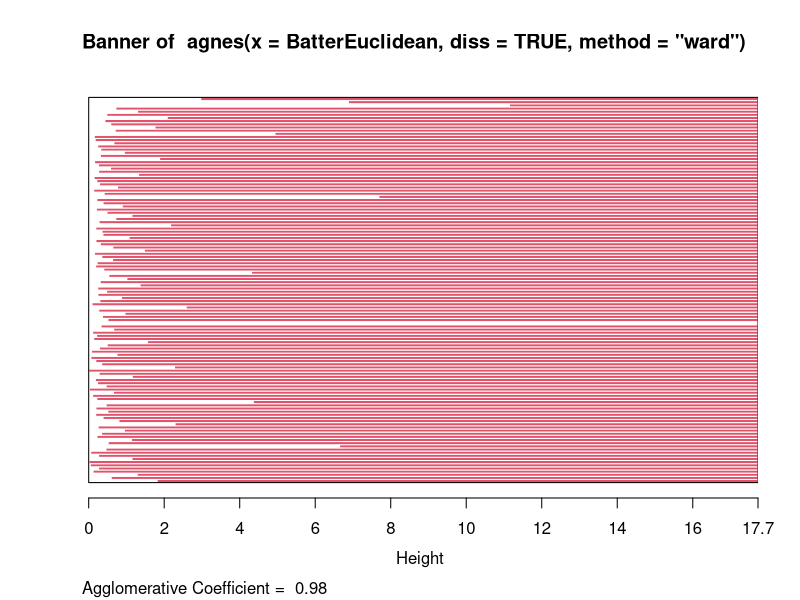
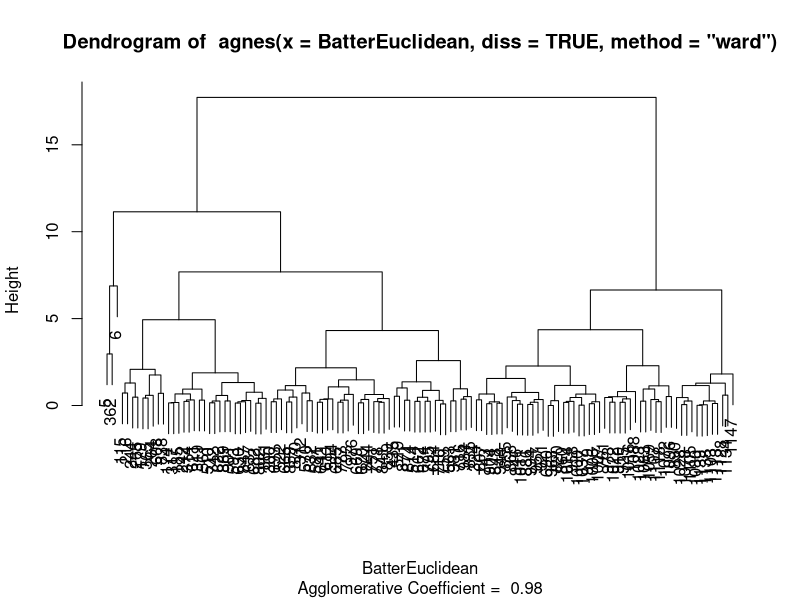

Here is the R script that generated these plots, in order: (Note: this script raises an error after producing the figures.)
##Clear working directory
rm(list=ls())



##Load libraries 
library(ggplot2)
library(readxl)
library(cluster)
library(forecast)


##Load data on 2022 free agent batters 
FreeAgentBatters <- read.csv("2022 Free Agent Batters Careers.csv")


##Load data on 2022 batting stats at the team level
TeamBatting <- read.csv("2022 Team Batting.csv")




############### Data Management on Batting Data Sets ###############
############### Data Management on Batting Data Sets ###############
############### Data Management on Batting Data Sets ###############



##Removing % symbol and converting observations from character to numeric
TeamBatting <- as.data.frame(lapply(TeamBatting, 
                                    function(y) gsub("%", "", y)))

TeamBatting[,-1] <- lapply(TeamBatting[,-1], 
                           function(x) as.numeric(as.character(x)))


##Creating subset of the bottom teams in league when it comes to 
##three stats that indicate power; Home Runs hit, Slugging percentage, and
##HR-Flyball percentage. 
HRSort <- TeamBatting[order(TeamBatting$HR),]
LowHR <- head(HRSort,10)

SLGSort <- TeamBatting[order(TeamBatting$SLG),]
LowSLG <- head(SLGSort,10)

HRFBSort <- TeamBatting[order(TeamBatting$HR.FB),]
LowHRFB <- head(SLGSort,10)



##Creating subset of teams that exist in all three subsets 
LowPowerTeams <- LowHR[LowHR$Team %in% c(LowSLG$Team), ]
LowPowerTeams <- LowPowerTeams[LowPowerTeams$Team %in% c(LowHRFB$Team), ]


##Creating subset of the bottom teams in league when it comes to 
##small ball; walk rate, on base percentage, and total steals
BBSort <- TeamBatting[order(TeamBatting$BB.),]
LowBB <- head(BBSort,10)

OBPSort <- TeamBatting[order(TeamBatting$OBP),]
LowOBP <- head(OBPSort,10)

SBSort <- TeamBatting[order(TeamBatting$SB),]
LowSB <- head(SBSort,10)

LowSmallBall <- LowBB[LowBB$Team %in% c(LowOBP$Team), ]
LowSmallBall <- LowSmallBall[LowSmallBall$Team %in% c(LowSB$Team), ]




############### Batter Hierarchical Clustering ###############
############### Batter Hierarchical Clustering ###############
############### Batter Hierarchical Clustering ###############


##Removing % symbol from free agent batters dataset
##and converting observations from character to numeric
FreeAgentBatters <- as.data.frame(lapply(FreeAgentBatters, 
                                         function(y) gsub("%", "", y)))

FreeAgentBatters[,-c(2:3)] <- lapply(FreeAgentBatters[,-c(2:3)], 
                                     function(x) as.numeric(as.character(x)))


##Create subset of data to include variables that affect the team level
##deficiencies in power
PowerBatterStats <- FreeAgentBatters[ , c(1:2,10:11,20)] 
BatterStats2022 <- subset(PowerBatterStats, PowerBatterStats$Season=="2022")


##z-score scale the data (only columns 2 through 4)
##this also excludes the City variable from analysis
ScaledBatterStats <- scale(BatterStats2022[ , 3:5])


##similarity measures
##can alternatively use "manhattan" or "binary" (for Jaccard's)
BatterEuclidean <- dist(ScaledBatterStats, method = "euclidean")


##utilize the agnes function to perform agglomerative clustering
BatterAgnes <- agnes(BatterEuclidean, diss = TRUE, method = "ward")

##print the result
BatterAgnes

##produce the banner plot and dendrogram
plot(BatterAgnes)

##now we can cut the tree
##where 'k' is set to the number of desired clusters
BatterTree <- cutree(BatterAgnes, k = 8)

##append the result to the original data frame
BatterClusters <- data.frame(BatterStats2022, BatterTree)
View(BatterClusters)

##Obtain summary statistics for each cluster
summary(subset(BatterClusters, BatterTree == 1))
summary(subset(BatterClusters, BatterTree == 2))
summary(subset(BatterClusters, BatterTree == 3))
summary(subset(BatterClusters, BatterTree == 4))
summary(subset(BatterClusters, BatterTree == 5))
summary(subset(BatterClusters, BatterTree == 6))
summary(subset(BatterClusters, BatterTree == 7))
summary(subset(BatterClusters, BatterTree == 8))


##Identify the number of observations in each cluster type
summary(as.factor(BatterTree)) 

##Creating subset of players in cluster 1 who are best power options for 
##teams based on mean values
BestPowerOptions <- subset(BatterClusters,BatterClusters$BatterTree == "3")


##Create subset of data that includes variables that highlight getting on
##base at a high level and producing once there
SmallBallBatterStats <- FreeAgentBatters[ , c(1:2,12,14:16,18:19)]
SmallBallStats2022 <- subset(SmallBallBatterStats, 
                             SmallBallBatterStats$Season=="2022")


##z-score scale the data (only columns 2 through 4)
##this also excludes the City variable from analysis
ScaledSBStats <- scale(SmallBallStats2022[, 3:8])


##similarity measures
##can alternatively use "manhattan" or "binary" (for Jaccard's)
SBEuclidean <- dist(ScaledSBStats, method = "euclidean")


##utilize the agnes function to perform agglomerative clustering
##can alternatively use "single", "complete", "average"
##'diss' (e.g. dissimilarity) set to TRUE facilitates distance matrix
##rather than the original variables
SBAgnes <- agnes(SBEuclidean, diss = TRUE, method = "ward")
##print the result
SBAgnes

##produce the banner plot and dendrogram
plot(SBAgnes)


##Cut the tree where 'k' is set to the number of desired clusters
SBTree <- cutree(SBAgnes, k = 6)

##append the result to the original data frame
SBClusters <- data.frame(SmallBallStats2022, SBTree)
View(SBClusters)

##Obtain summary statistics for each cluster
summary(subset(SBClusters, SBTree == 1))
summary(subset(SBClusters, SBTree == 2))
summary(subset(SBClusters, SBTree == 3))
summary(subset(SBClusters, SBTree == 4))
summary(subset(SBClusters, SBTree == 5))
summary(subset(SBClusters, SBTree == 6))

##Identify the number of observations in each cluster type
summary(as.factor(SBTree)) 

##Creating subset of players in cluster 1 who are best power options for 
##teams based on mean values
BestSBOptions <- subset(SBClusters,SBClusters$SBTree == "1")



############### Batter Forecasting ###############
############### Batter Forecasting ###############
############### Batter Forecasting ###############


BattersLast5 <- subset(PowerBatterStats, PowerBatterStats$Season %in% 
                         c("2018","2019","2020","2021","2022"))

PowerOptionLast5 <- BattersLast5[BattersLast5$Name %in% 
                                   c(BestPowerOptions$Name), ]


##Creating time series plots for last 5 years for players who were 
##determined to be best power options based on 2023 numbers

Pederson <- subset(PowerOptionLast5, PowerOptionLast5$Name == "Joc Pederson")

PedersonSLG.ts <- ts(Pederson$SLG,start = 2018)

plot(PedersonSLG.ts, xlab = "Year", ylab = "SLG",
     main = "Joc Pederson Slugging by Year")


##change the scale on the y-axis to 
##log-scale for exploratory purposes
plot(PedersonSLG.ts, xlab = "Year", ylab = "SLG", log = 'xy',
     main = "Time plot of log of Yearly SLG for Joc Pederson")

nValid <- 4
nTrain <- length(PedersonSLG.ts) - nValid

train.ts <- window(PedersonSLG.ts, start = 2018, end = 2021)
valid.ts <- window(PedersonSLG.ts, start = 2021)

naive.pred <- naive(train.ts, h = nValid)
snaive.pred <- snaive(train.ts, h = nValid)
summary(naive.pred)
summary(snaive.pred)



Correa <- subset(PowerOptionLast5, PowerOptionLast5$Name == "Carlos Correa")

CorreaSLG.ts <- ts(Correa$SLG,start = 2018)

plot(CorreaSLG.ts, xlab = "Year", ylab = "SLG",
     main = "Carlos Correa Slugging by Year")

nValid <- 4
nTrain <- length(CorreaSLG.ts) - nValid

train.ts <- window(PedersonSLG.ts, start = 2018, end = 2021)
valid.ts <- window(PedersonSLG.ts, start = 2021)

naive.pred <- naive(train.ts, h = nValid)
snaive.pred <- snaive(train.ts, h = nValid)
summary(naive.pred)
summary(snaive.pred)


Contreras <- subset(PowerOptionLast5, PowerOptionLast5$Name == "Wilson Contreras")

ContrerasSLG.ts <- ts(Contreras$SLG,start = 2018)

plot(ContrerasSLG.ts, xlab = "Year", ylab = "SLG",
     main = "Wilson Contreras Slugging by Year")

nValid <- 4
nTrain <- length(ContrerasSLG.ts) - nValid

train.ts <- window(PedersonSLG.ts, start = 2018, end = 2021)
valid.ts <- window(PedersonSLG.ts, start = 2021)

naive.pred <- naive(train.ts, h = nValid)
snaive.pred <- snaive(train.ts, h = nValid)
summary(naive.pred)
summary(snaive.pred)



Rizzo <- subset(PowerOptionLast5, PowerOptionLast5$Name == "Anthony Rizzo")

RizzoSLG.ts <- ts(Rizzo$SLG,start = 2018)

plot(RizzoSLG.ts, xlab = "Year", ylab = "SLG",
     main = "Anthony Rizzo Slugging by Year")

nValid <- 4
nTrain <- length(RizzaSLG.ts) - nValid

train.ts <- window(PedersonSLG.ts, start = 2018, end = 2021)
valid.ts <- window(PedersonSLG.ts, start = 2021)

naive.pred <- naive(train.ts, h = nValid)
snaive.pred <- snaive(train.ts, h = nValid)
summary(naive.pred)
summary(snaive.pred)


Drury <- subset(PowerOptionLast5, PowerOptionLast5$Name == "Brandon Drury")

DrurySLG.ts <- ts(Drury$SLG,start = 2018)

plot(DrurySLG.ts, xlab = "Year", ylab = "SLG",
     main = "Brandon Drury Slugging by Year")

nValid <- 4
nTrain <- length(DrurySLG.ts) - nValid

train.ts <- window(PedersonSLG.ts, start = 2018, end = 2021)
valid.ts <- window(PedersonSLG.ts, start = 2021)

naive.pred <- naive(train.ts, h = nValid)
snaive.pred <- snaive(train.ts, h = nValid)
summary(naive.pred)
summary(snaive.pred)



Turner <- subset(PowerOptionLast5, PowerOptionLast5$Name == "Trea Turner")

TurnerSLG.ts <- ts(Turner$SLG,start = 2018)

plot(TurnerSLG.ts, xlab = "Year", ylab = "SLG",
     main = "Trea Turner Slugging by Year")

nValid <- 4
nTrain <- length(TurnerSLG.ts) - nValid

train.ts <- window(PedersonSLG.ts, start = 2018, end = 2021)
valid.ts <- window(PedersonSLG.ts, start = 2021)

naive.pred <- naive(train.ts, h = nValid)
snaive.pred <- snaive(train.ts, h = nValid)
summary(naive.pred)
summary(snaive.pred)


Swanson <- subset(PowerOptionLast5, PowerOptionLast5$Name == "Dansby Swanson")

SwansonSLG.ts <- ts(Swanson$SLG,start = 2018)

plot(SwansonSLG.ts, xlab = "Year", ylab = "SLG",
     main = "Dansby Swanson Slugging by Year")


nValid <- 4
nTrain <- length(SwansonSLG.ts) - nValid

train.ts <- window(PedersonSLG.ts, start = 2018, end = 2021)
valid.ts <- window(PedersonSLG.ts, start = 2021)

naive.pred <- naive(train.ts, h = nValid)
snaive.pred <- snaive(train.ts, h = nValid)
summary(naive.pred)
summary(snaive.pred)


Voit <- subset(PowerOptionLast5, PowerOptionLast5$Name == "Luke Voit")

VoitSLG.ts <- ts(Voit$SLG,start = 2018)

plot(VoitSLG.ts, xlab = "Year", ylab = "SLG",
     main = "Luke Voit Slugging by Year")
nValid <- 4
nTrain <- length(VoitSLG.ts) - nValid

train.ts <- window(PedersonSLG.ts, start = 2018, end = 2021)
valid.ts <- window(PedersonSLG.ts, start = 2021)

naive.pred <- naive(train.ts, h = nValid)
snaive.pred <- snaive(train.ts, h = nValid)
summary(naive.pred)
summary(snaive.pred)


Gallo <- subset(PowerOptionLast5, PowerOptionLast5$Name == "Joey Gallo")

GalloSLG.ts <- ts(Gallo$SLG,start = 2018)

plot(GalloSLG.ts, xlab = "Year", ylab = "SLG",
     main = "Joey Gallo Slugging by Year")

nValid <- 4
nTrain <- length(GalloSLG.ts) - nValid

train.ts <- window(PedersonSLG.ts, start = 2018, end = 2021)
valid.ts <- window(PedersonSLG.ts, start = 2021)

naive.pred <- naive(train.ts, h = nValid)
snaive.pred <- snaive(train.ts, h = nValid)
summary(naive.pred)
summary(snaive.pred)



############### Data Visualizations ###############
############### Data Visualizations ###############
############### Data Visualizations ###############


FreeAgentsPerTeam <- read_excel("Free Agents By Team.xlsx")

ggplot(data = FreeAgentsPerTeam, aes(x = reorder(Team, Free_Agents),
                                     y = Free_Agents)) + 
  labs(title = "Number of Free Agents Signed per Team", x = "Team",
       y = "Free Agents") +
  geom_bar(stat = "identity", width=.9, fill="lightblue")






